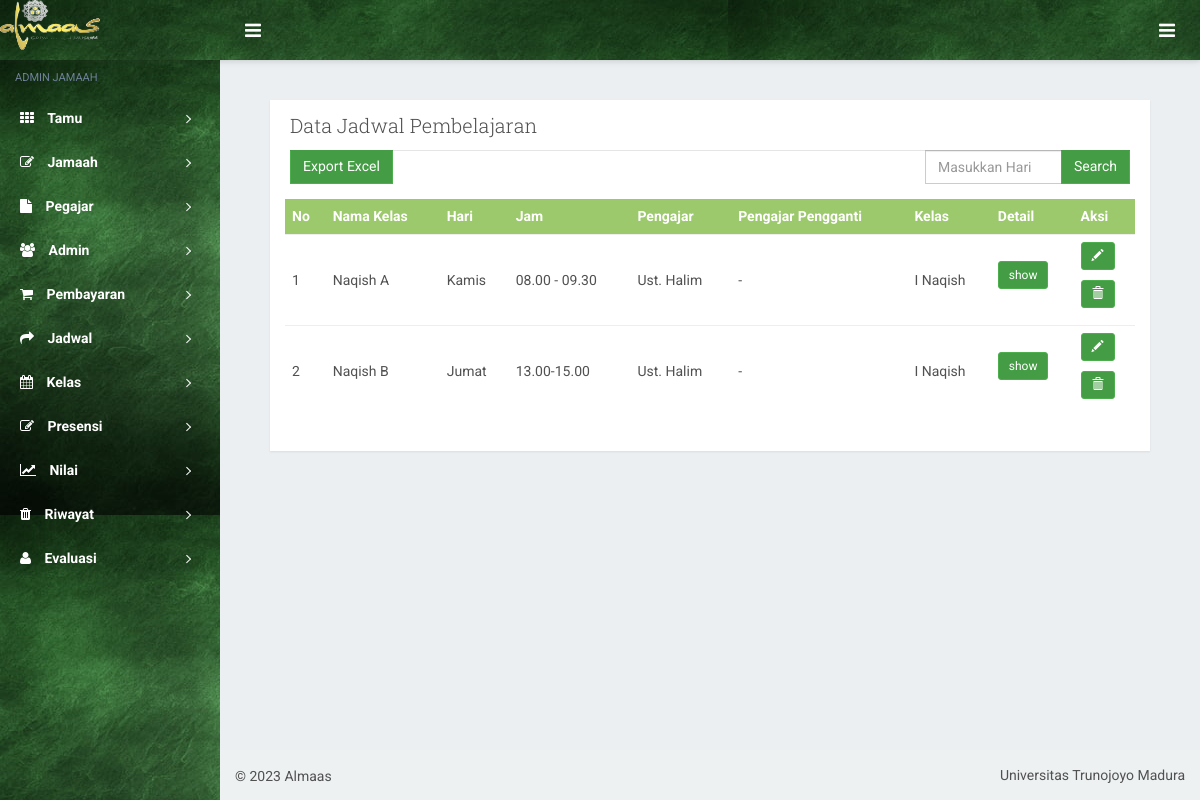
The page /superadmin/data_jadwal.php (signed in) on the database its author committed.
### tables this page shows
CREATE TABLE `jadwal` (
  `id_jadwal` int(15) NOT NULL,
  `nama_kelas` varchar(200) NOT NULL,
  `hari` varchar(200) NOT NULL,
  `jam` varchar(200) NOT NULL,
  `id_pengajar` int(15) DEFAULT NULL,
  `id_pengajar_pengganti` int(15) DEFAULT NULL,
  `id_kelas` int(15) DEFAULT NULL
);

CREATE TABLE `pengajar` (
  `id_pengajar` int(15) NOT NULL,
  `nama_pengajar` varchar(200) NOT NULL,
  `username` varchar(200) NOT NULL,
  `password` varchar(200) NOT NULL
);

CREATE TABLE `kelas` (
  `id_kelas` int(15) NOT NULL,
  `nama_kelas` varchar(200) NOT NULL,
  `id_program` int(15) DEFAULT NULL
);

### superadmin/data_jadwal.php (the view, shortened to what this page needs)
<?php
include "../koneksi.php";
$hasil = mysqli_query($koneksi, "SELECT * FROM jadwal");
require('componen_admin/header.php');
?>
            <div class="boxed">
                <div id="content-container">
                    <div id="page-content">
                        <div id="page-content">
                            <div class="panel">
                                <div class="panel-heading">
                                    <h3 class="panel-title">Data Jadwal Pembelajaran</h3>
                                </div>
                                <div class="container-fluid">
                                    <div class="collapse navbar-collapse" id="navbarScroll">
                                        <ul class="navbar-nav me-auto my-2 my-lg-0 navbar-nav-scroll" style="--bs-scroll-height: 100px;">
                                            <a target="_blank" href="cetak_data_jadwal.php" class="btn btn-success model3" name="excel">Export Excel</a>
                                        </ul>
                                        <form class="model2 d-flex" method="post">
                                            <ul class="navbar-nav me-auto my-2 my-lg-0 navbar-nav-scroll mt-2" style="--bs-scroll-height: 100px;">
                                                <li class="model"><input class="form-control" name="key" type="search" placeholder="Masukkan Hari" aria-label="Search"></li>
                                                <li class="model"><button class="btn btn-success" name="submit" type="submit">Search</button></li>
                                            </ul>
                                        </form>
                                    </div>
                                    <?php
                                    if(isset($_POST['submit'])){
                                        $key = $_POST['key'];
                                        $hasil = mysqli_query($koneksi, "SELECT * FROM jadwal WHERE hari LIKE '%$key%'");
                                    } else {
                                        $hasil = mysqli_query($koneksi, "SELECT * FROM jadwal");
                                    }
                                    ?>
                                </div>
                                <div class="panel-body">
                                    <div class="table-responsive">
                                        <table class="table" id="dataTable" width="100%" cellspacing="0">
                                            <thead class="bg-success">
                                                <tr>
                                                    <th>No</th>
                                                    <th>Nama Kelas</th>
                                                    <th>Hari</th>
                                                    <th>Jam</th>
                                                    <th>Pengajar</th>
                                                    <th>Pengajar Pengganti</th>
                                                    <th>Kelas</th>
                                                    <th>Detail</th>
                                                    <th>Aksi</th>
                                                </tr>
                                            </thead>
                                            <tbody>
                                            <?php
                                            $no = 0;
                                                while ($baris=mysqli_fetch_assoc($hasil)) {
                                                    $no++;
                                                ?>
                                                <tr>
                                                    <td><?php echo $no?></td>
                                                    <td><?php echo $baris['nama_kelas']?></td>
                                                    <td><?php echo $baris['hari']?></td>
                                                    <td><?php echo $baris['jam']?></td>
                                                    <?php
                                                    $sta = $baris['id_pengajar'];
                                                    $stat = mysqli_query($koneksi, "SELECT * FROM pengajar where id_pengajar='$sta'");
                                                    $status=mysqli_fetch_assoc($stat);
                                                    ?>
                                                    <td><?php echo $status['nama_pengajar']?></td>
                                                    <?php
                                                    $peng = $baris['id_pengajar_pengganti'];
                                                    $penga = mysqli_query($koneksi, "SELECT * FROM pengajar where id_pengajar='$peng'");
                                                    $pengajar=mysqli_fetch_assoc($penga);
                                                    if (empty($pengajar)){
                                                        echo '<td>-</td>';
                                                    } else {
                                                        echo '<td>'.$pengajar['nama_pengajar'].'</td>';
                                                    }
                                                    ?>
                                                    <?php
                                                    $kls = $baris['id_kelas'];
                                                    $class = mysqli_query($koneksi, "SELECT * FROM kelas where id_kelas='$kls'");
                                                    $kelas=mysqli_fetch_assoc($class);
                                                    ?>
                                                    <td><?php echo $kelas['nama_kelas'] ?></td>
                                                    <td><p data-placement="top" data-toggle="tooltip"><a href="jadwal_user.php?id_jadwal=<?=$baris['id_jadwal']?>"><button class="btn btn-success btn-xs" >show</button></a></p></td>
                                                    <td>
                                                        <p data-placement="top" data-toggle="tooltip" title="Edit"><a href="form_edit_jadwal_kelas.php?id_jadwal=<?=$baris['id_jadwal']?>"><button class="btn btn-success btn-xs" data-title="Edit" data-toggle="modal" data-target="#edit" ><span class="glyphicon glyphicon-pencil"></span></button></a></p>
                                                        <p data-placement="top" data-toggle="tooltip" title="delete"><a href="hapus_jadwal_kelas.php?id_jadwal=<?=$baris['id_jadwal']?>"><button class="btn btn-success btn-xs" data-title="Edit" data-toggle="modal" data-target="#edit" ><span class="glyphicon glyphicon-trash"></span></button></a></p>
                                                    </td>
                                                    <?php } ?>
                                                </tr>
                                            </tbody>
                                        </table>
                                    </div>
                                </div>
                            </div>
                        </div>
                </div>
            </div>
                <?php
                require('componen_admin/navigasi.php');
                ?>
<?php
    require('componen_admin/footer.php');
?>

### superadmin/css/custom.css (style rules this page uses)
.model { list-style:none; margin-left: -50px; }
.model2 { float:right; margin-right: -10px; }
.model3 { margin-left: -50px; }

### superadmin/css/demo/jasmine.css (style rules this page uses)
input { background-image: none!important }

### rows shown on the page
jadwal: nama_kelas "Naqish A", hari "Kamis", jam "08.00 - 09.30", id_pengajar.nama_pengajar "Ust. Halim", id_kelas.nama_kelas "I Naqish"
jadwal: nama_kelas "Naqish B", hari "Jumat", jam "13.00-15.00", id_pengajar.nama_pengajar "Ust. Halim", id_kelas.nama_kelas "I Naqish"
